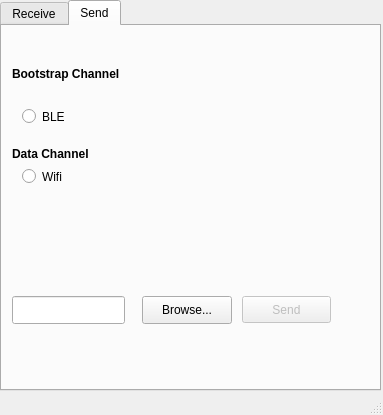
<?xml version="1.0" encoding="UTF-8"?>
<ui version="4.0">
 <class>MainWindow</class>
 <widget class="QMainWindow" name="MainWindow">
  <property name="geometry">
   <rect>
    <x>0</x>
    <y>0</y>
    <width>383</width>
    <height>415</height>
   </rect>
  </property>
  <property name="windowTitle">
   <string>MainWindow</string>
  </property>
  <widget class="QWidget" name="centralwidget">
   <widget class="QTabWidget" name="mainTab">
    <property name="enabled">
     <bool>true</bool>
    </property>
    <property name="geometry">
     <rect>
      <x>0</x>
      <y>0</y>
      <width>381</width>
      <height>391</height>
     </rect>
    </property>
    <property name="currentIndex">
     <number>1</number>
    </property>
    <widget class="QWidget" name="receiveTab">
     <property name="enabled">
      <bool>true</bool>
     </property>
     <property name="sizePolicy">
      <sizepolicy hsizetype="Preferred" vsizetype="Preferred">
       <horstretch>0</horstretch>
       <verstretch>0</verstretch>
      </sizepolicy>
     </property>
     <property name="maximumSize">
      <size>
       <width>16777215</width>
       <height>16777215</height>
      </size>
     </property>
     <property name="sizeIncrement">
      <size>
       <width>2</width>
       <height>0</height>
      </size>
     </property>
     <property name="font">
      <font>
       <weight>75</weight>
       <bold>true</bold>
      </font>
     </property>
     <property name="locale">
      <locale language="English" country="UnitedStates"/>
     </property>
     <attribute name="title">
      <string>Receive</string>
     </attribute>
     <widget class="QRadioButton" name="bleReceiveSendRadioButton">
      <property name="enabled">
       <bool>true</bool>
      </property>
      <property name="geometry">
       <rect>
        <x>20</x>
        <y>40</y>
        <width>104</width>
        <height>21</height>
       </rect>
      </property>
      <property name="font">
       <font>
        <weight>50</weight>
        <bold>false</bold>
       </font>
      </property>
      <property name="text">
       <string>BLE</string>
      </property>
     </widget>
     <widget class="QLabel" name="DCReceiveSendLabel">
      <property name="enabled">
       <bool>true</bool>
      </property>
      <property name="geometry">
       <rect>
        <x>20</x>
        <y>70</y>
        <width>121</width>
        <height>16</height>
       </rect>
      </property>
      <property name="text">
       <string>Data Channel</string>
      </property>
     </widget>
     <widget class="QRadioButton" name="wifiReceiveRadioButton">
      <property name="enabled">
       <bool>true</bool>
      </property>
      <property name="geometry">
       <rect>
        <x>20</x>
        <y>90</y>
        <width>104</width>
        <height>21</height>
       </rect>
      </property>
      <property name="font">
       <font>
        <weight>50</weight>
        <bold>false</bold>
       </font>
      </property>
      <property name="text">
       <string>Wifi</string>
      </property>
     </widget>
     <widget class="QPushButton" name="receiveFileButton">
      <property name="geometry">
       <rect>
        <x>20</x>
        <y>130</y>
        <width>90</width>
        <height>28</height>
       </rect>
      </property>
      <property name="font">
       <font>
        <weight>50</weight>
        <bold>false</bold>
       </font>
      </property>
      <property name="text">
       <string>Receive File</string>
      </property>
     </widget>
     <widget class="QLabel" name="BCReceiveLabel">
      <property name="enabled">
       <bool>true</bool>
      </property>
      <property name="geometry">
       <rect>
        <x>20</x>
        <y>20</y>
        <width>131</width>
        <height>16</height>
       </rect>
      </property>
      <property name="locale">
       <locale language="English" country="UnitedStates"/>
      </property>
      <property name="text">
       <string>Bootstrap Channel</string>
      </property>
     </widget>
    </widget>
    <widget class="QWidget" name="sendTab">
     <attribute name="title">
      <string>Send</string>
     </attribute>
     <widget class="QRadioButton" name="bleSendRadioButton">
      <property name="enabled">
       <bool>true</bool>
      </property>
      <property name="geometry">
       <rect>
        <x>20</x>
        <y>80</y>
        <width>104</width>
        <height>21</height>
       </rect>
      </property>
      <property name="text">
       <string>BLE</string>
      </property>
      <property name="autoExclusive">
       <bool>false</bool>
      </property>
     </widget>
     <widget class="QLabel" name="DCSendLabel">
      <property name="enabled">
       <bool>true</bool>
      </property>
      <property name="geometry">
       <rect>
        <x>10</x>
        <y>120</y>
        <width>121</width>
        <height>16</height>
       </rect>
      </property>
      <property name="font">
       <font>
        <weight>75</weight>
        <bold>true</bold>
       </font>
      </property>
      <property name="text">
       <string>Data Channel</string>
      </property>
     </widget>
     <widget class="QRadioButton" name="wifiSendRadioButton">
      <property name="enabled">
       <bool>true</bool>
      </property>
      <property name="geometry">
       <rect>
        <x>20</x>
        <y>140</y>
        <width>104</width>
        <height>21</height>
       </rect>
      </property>
      <property name="text">
       <string>Wifi</string>
      </property>
      <property name="autoExclusive">
       <bool>false</bool>
      </property>
     </widget>
     <widget class="QLineEdit" name="selectedSendFileLineEdit">
      <property name="enabled">
       <bool>true</bool>
      </property>
      <property name="geometry">
       <rect>
        <x>10</x>
        <y>270</y>
        <width>113</width>
        <height>28</height>
       </rect>
      </property>
     </widget>
     <widget class="QPushButton" name="browseSendFileButton">
      <property name="enabled">
       <bool>true</bool>
      </property>
      <property name="geometry">
       <rect>
        <x>140</x>
        <y>270</y>
        <width>90</width>
        <height>28</height>
       </rect>
      </property>
      <property name="text">
       <string>Browse...</string>
      </property>
     </widget>
     <widget class="QLabel" name="BCSendLabel">
      <property name="enabled">
       <bool>true</bool>
      </property>
      <property name="geometry">
       <rect>
        <x>10</x>
        <y>40</y>
        <width>131</width>
        <height>16</height>
       </rect>
      </property>
      <property name="font">
       <font>
        <weight>75</weight>
        <bold>true</bold>
       </font>
      </property>
      <property name="locale">
       <locale language="English" country="UnitedStates"/>
      </property>
      <property name="text">
       <string>Bootstrap Channel</string>
      </property>
     </widget>
     <widget class="QPushButton" name="sendFileButton">
      <property name="enabled">
       <bool>false</bool>
      </property>
      <property name="geometry">
       <rect>
        <x>240</x>
        <y>270</y>
        <width>89</width>
        <height>27</height>
       </rect>
      </property>
      <property name="text">
       <string>Send</string>
      </property>
      <property name="default">
       <bool>true</bool>
      </property>
     </widget>
    </widget>
   </widget>
  </widget>
  <widget class="QMenuBar" name="menubar">
   <property name="geometry">
    <rect>
     <x>0</x>
     <y>0</y>
     <width>383</width>
     <height>22</height>
    </rect>
   </property>
  </widget>
  <widget class="QStatusBar" name="statusbar"/>
 </widget>
 <resources/>
 <connections/>
</ui>
